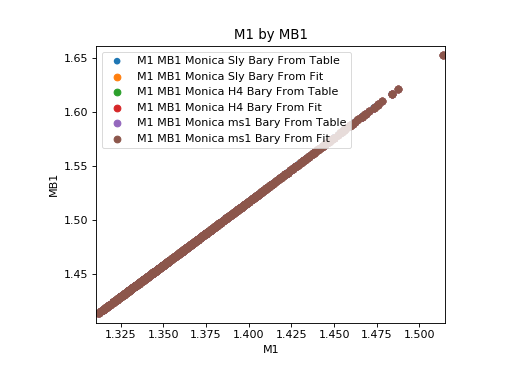

Here is the Python script that generated this plot:
from gwemlightcurves.KNModels import KNTable
from gwpy.table import EventTable
t = KNTable.read_samples('posterior_samples.dat')
t = t.calc_tidal_lambda(remove_negative_lambda=True)
t_sly_mon = t.calc_radius(EOS='sly', TOV='Monica'); t_H4_mon = t.calc_radius(EOS='H4', TOV='Monica'); t_mpa1_mon = t.calc_radius(EOS='mpa1', TOV='Monica'); t_ms1_mon = t.calc_radius(EOS='ms1', TOV='Monica'); t_ms1b_mon = t.calc_radius(EOS='ms1b', TOV='Monica');
t_sly_mon = t_sly_mon.calc_compactness(); t_H4_mon = t_H4_mon.calc_compactness(); t_mpa1_mon = t_mpa1_mon.calc_compactness(); t_ms1_mon = t_ms1_mon.calc_compactness(); t_ms1b_mon = t_ms1b_mon.calc_compactness()
t_sly_mon = t_sly_mon.calc_baryonic_mass(EOS='sly', TOV='Monica'); t_H4_mon = t_H4_mon.calc_baryonic_mass(EOS='H4', TOV='Monica'); t_mpa1_mon = t_mpa1_mon.calc_baryonic_mass(EOS='mpa1', TOV='Monica'); t_ms1_mon = t_ms1_mon.calc_baryonic_mass(EOS='ms1', TOV='Monica'); t_ms1b_mon = t_ms1b_mon.calc_baryonic_mass(EOS='ms1b', TOV='Monica')
t_sly_mon_bary_fit = t_sly_mon.calc_baryonic_mass(EOS='sly', TOV='Monica', fit=True); t_H4_mon_bary_fit = t_H4_mon.calc_baryonic_mass(EOS='H4', TOV='Monica', fit=True); t_mpa1_mon_bary_fit = t_mpa1_mon.calc_baryonic_mass(EOS='mpa1', TOV='Monica', fit=True); t_ms1_mon_bary_fit = t_ms1_mon.calc_baryonic_mass(EOS='ms1', TOV='Monica', fit=True); t_ms1b_mon_bary_fit = t_ms1b_mon.calc_baryonic_mass(EOS='ms1b', TOV='Monica', fit=True)
t_sly_mon = EventTable(t_sly_mon); t_H4_mon = EventTable(t_H4_mon); t_mpa1_mon = EventTable(t_mpa1_mon); t_ms1_mon = EventTable(t_ms1_mon); t_ms1b_mon = EventTable(t_ms1b_mon); t_sly_mon_bary_fit = EventTable(t_sly_mon_bary_fit); t_H4_mon_bary_fit = EventTable(t_H4_mon_bary_fit); t_mpa1_mon_bary_fit = EventTable(t_mpa1_mon_bary_fit); t_ms1_mon_bary_fit = EventTable(t_ms1_mon_bary_fit); t_ms1b_mon_bary_fit = EventTable(t_ms1b_mon_bary_fit)
plot = t_sly_mon.plot('m1','mb1', label='M1 MB1 Monica Sly Bary From Table')
ax = plot.gca()
ax.scatter(t_sly_mon_bary_fit['m1'], t_sly_mon_bary_fit['mb1'], label='M1 MB1 Monica Sly Bary From Fit'); ax.scatter(t_H4_mon['m1'], t_H4_mon['mb1'], label='M1 MB1 Monica H4 Bary From Table'); ax.scatter(t_H4_mon_bary_fit['m1'], t_H4_mon_bary_fit['mb1'], label='M1 MB1 Monica H4 Bary From Fit'); ax.scatter(t_ms1_mon['m1'], t_ms1_mon['mb1'], label='M1 MB1 Monica ms1 Bary From Table'); ax.scatter(t_ms1_mon_bary_fit['m1'], t_ms1_mon_bary_fit['mb1'], label='M1 MB1 Monica ms1 Bary From Fit')
ax.set_xlabel('M1')
ax.set_ylabel('MB1')
ax.set_title('M1 by MB1')
plot.add_legend()
ax.autoscale(axis='x', tight=True)
